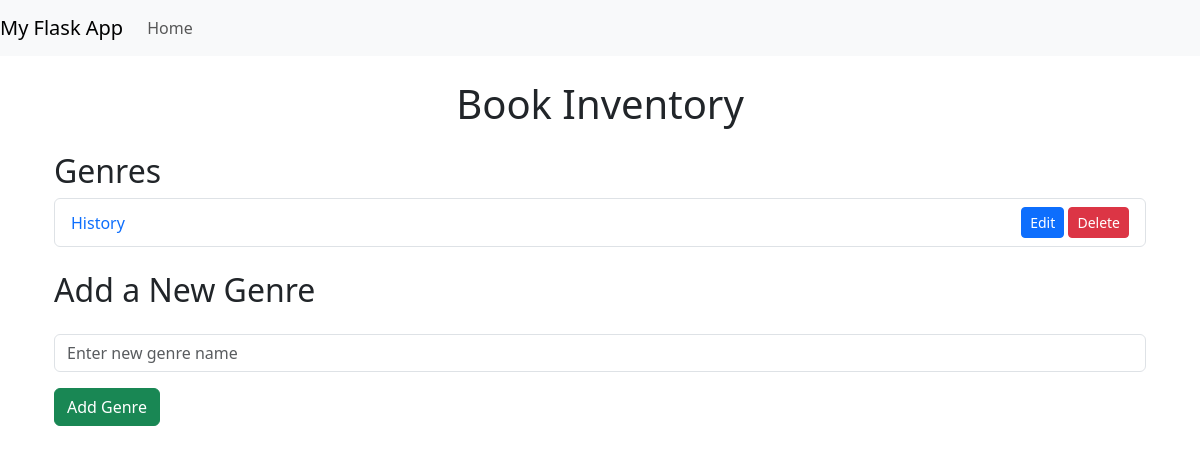
Before: / with the older database file.
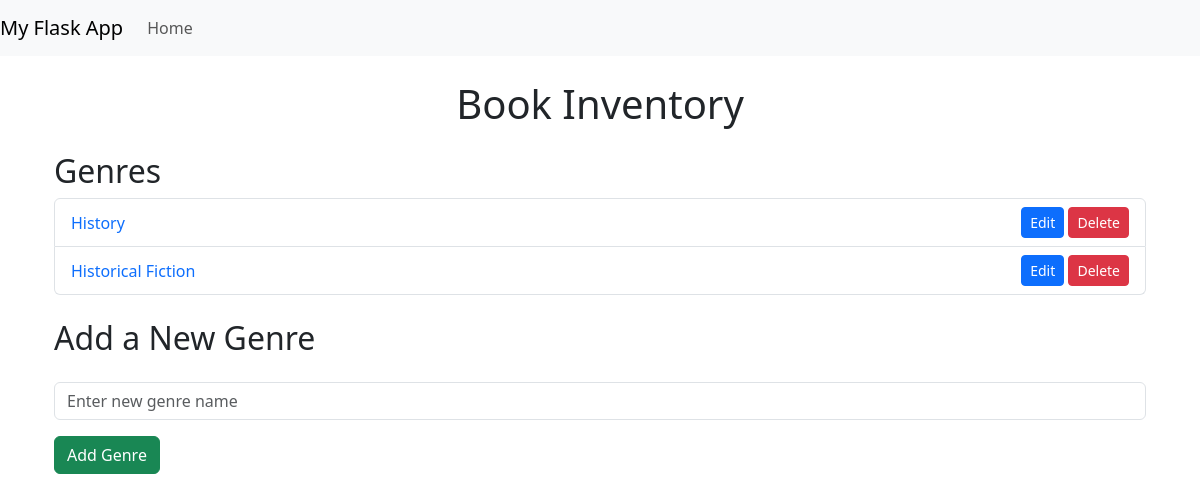
After: the same page with the newer database file.
### models/book.py (models this page shows)
class Genre(db.Model):
    __tablename__ = 'genres'
    id = db.Column(db.Integer, primary_key=True)
    name = db.Column(db.String(100), unique=True, nullable=False)
    books = db.relationship('Book', backref='genre',
                            cascade="all, delete-orphan", lazy=True)

### app.py (the view)
@app.route('/')
def index():
    genres = Genre.query.all()
    return render_template('home.html', genres=genres)

### templates/home.html
{%extends 'layout.html'%} {%block body %}
<div class="container my-4">
  <h1 class="text-center mb-4">Book Inventory</h1>
  <h2>Genres</h2>
  <ul class="list-group mb-4">
    {% for genre in genres %}
    <li
      class="list-group-item d-flex justify-content-between align-items-center"
    >
      <div>
        <a
          href="{{ url_for('view_genre', genre_name=genre.name.replace(' ', '-')) }}"
          class="text-decoration-none"
        >
          {{ genre.name }}
        </a>
      </div>
      <div>
        <a
          href="{{ url_for('edit_genre', genre_id=genre.id) }}"
          class="btn btn-sm btn-primary"
          >Edit</a
        >
        <form
          action="{{ url_for('delete_genre', genre_id=genre.id) }}"
          method="POST"
          style="display: inline"
        >
          <button
            type="submit"
            class="btn btn-sm btn-danger"
            onclick="return confirm('Are you sure you want to delete this genre?');"
          >
            Delete
          </button>
        </form>
      </div>
    </li>
    {% endfor %}
  </ul>
  <h2 class="my-4">Add a New Genre</h2>
  <form
    action="{{ url_for('add_genre') }}"
    method="POST"
    class="needs-validation"
    novalidate
  >
    <div class="mb-3">
      <input
        type="text"
        name="name"
        class="form-control"
        placeholder="Enter new genre name"
        required
      />
    </div>
    <button type="submit" class="btn btn-success">Add Genre</button>
  </form>
</div>
{% endblock%}

Changed rows visible on the page:
added Genre: name "Historical Fiction"
